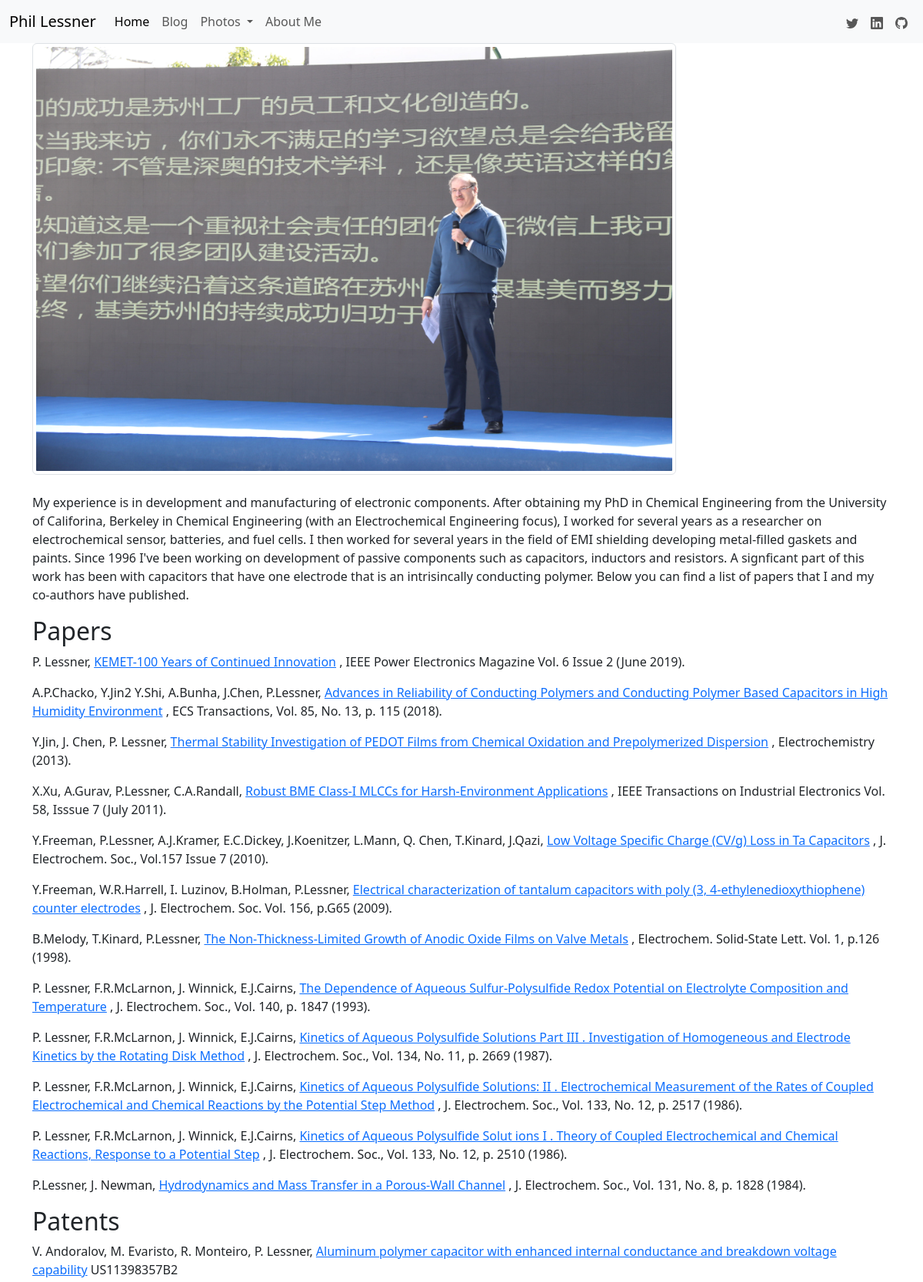
The page /aboutme (upper part) on the database its author committed.
### app/models.py (models this page shows)
class Base(DeclarativeBase):
    pass

class Reference(Base):
    __tablename__ = "references_table"
    id: Mapped[int] = mapped_column(primary_key=True)
    authors: Mapped[str]
    title: Mapped[str]
    refinfo: Mapped[str]
    date: Mapped[str]
    reflink: Mapped[str]
    reftype: Mapped[str]

### flask_app.py (the view)
@app.route("/aboutme")
def about_me():
    templateData = {'title': 'About'}
    templateData.update(about_me_template())
    return render_template('about_me.html', **templateData)

### app/templates/about_me.html
{% extends "base.html" %}
{% block content %}
        <div class="container">
            <img src="/static/images/phil_suzhou.jpg" class="img-thumbnail" width="75%" height="75%", alt="Phil Lessner">
        </div>
        <br>
        <div class="container">
            <p>My experience is in development and manufacturing of
                electronic components. After obtaining my PhD in Chemical Engineering from the
                University of Califorina, Berkeley in Chemical Engineering (with an Electrochemical
                Engineering focus), I worked for several years as a researcher on electrochemical sensor, batteries,
                and fuel cells. I then worked for several years in the field of EMI shielding developing metal-filled
                gaskets and paints. Since 1996 I've been working on development of passive components such as capacitors,
                inductors and resistors. A signficant part of this work has been with capacitors that have one
                electrode that is an intrisincally conducting polymer. Below you can find a list of papers that
                I and my co-authors have published.
            </p>
        </div>
        <div class="container">
            {% for paper in papers %}
                {% if loop.first %}
                    <h2>Papers</h2>
                {% endif %}
                <p>  {{paper.authors}}  <a href= "{{paper.link }}">  {{paper.title }}</a>  {{paper.reference }}
                </p>
            {% endfor %}
            {% for patent in patents %}
                {% if loop.first %}
                    <h2>Patents</h2>
                {% endif %}
                <p>  {{patent.authors}}  <a href= "{{patent.link }}">  {{patent.title }}</a>  {{ patent.reference }}
                </p>
            {% endfor %}
        </div>
{% endblock %}

### app/templates/base.html (shortened to what this page needs)
<!DOCTYPE html>
<html lang="en">
    <head>
        <link href="https://cdn.jsdelivr.net/npm/bootstrap@5.3.3/dist/css/bootstrap.min.css" rel="stylesheet">
    </head>
    <body>
        {% include 'navbar.html' %}
        {% block content %}
        {% endblock %}
    </body>
</html>

### app/templates/navbar.html (shortened to what this page needs)
        <nav class="navbar navbar-expand-lg sticky-top bg-light">
      <div class="container-fluid">
        <a class="navbar-brand" href="/">Phil Lessner</a>
        <div class="collapse navbar-collapse" id="navbarSupportedContent">
          <ul class="navbar-nav me-auto mb-2 mb-lg-0">
            <li class="nav-item">
              <a class="nav-link active" aria-current="page" href="{{ url_for('home') }}">Home</a>
            </li>
            <li class="nav-item">
              <a class="nav-link" href="{{ url_for('blog') }}">Blog</a>
            </li>
            <li class="nav-item dropdown">
          <a class="nav-link dropdown-toggle" href="#" id="navbarDropdown" role="button" data-bs-toggle="dropdown" aria-expanded="false">
            Photos
          </a>
        </li>
            <li class="nav-item">
              <a class="nav-link" href="{{ url_for('about_me') }}">About Me</a>
            </li>
          </ul>
             <ul class="navbar-nav ml-auto nav-flex-icons">
            <li class="nav-item me-3 me-lg-0">
                <a href="https://twitter.com/plessner" class="nav-link" target="_blank" rel="noreferrer noopener">
              </a>
            </li>
            <li class="nav-item me-3 me-lg-0">
            <a href="https://www.linkedin.com/in/philiplessner/" class="nav-link" target="_blank" rel="noreferrer noopener">
              </a>
            </li>
            <li class="nav-item me-3 me-lg-0">
                <a href="https://github.com/philiplessner?tab=repositories" class="nav-link" target="_blank" rel="noreferrer noopener">
              </a>
            </li>
          </ul>
        </div>
      </div>
    </nav>

### rows shown on the page
Reference: shows "Papers", authors "P. Lessner,", title "KEMET-100 Years of Continued Innovation", reference ", IEEE Power Electronics Magazine Vol. 6 Issue 2 (June 2019)."
Reference: authors "A.P.Chacko, Y.Jin2 Y.Shi, A.Bunha, J.Chen, P.Lessner,", title "Advances in Reliability of Conducting Polymers and Conducting Polymer Based Capacitors in High Humidity Environment", reference ", ECS Transactions, Vol. 85, No. 13, p. 115 (2018)."
Reference: authors "Y.Jin, J. Chen, P. Lessner,", title "Thermal Stability Investigation of PEDOT Films from Chemical Oxidation and Prepolymerized Dispersion", reference ", Electrochemistry (2013)."
Reference: authors "X.Xu, A.Gurav, P.Lessner, C.A.Randall,", title "Robust BME Class-I MLCCs for Harsh-Environment Applications", reference ", IEEE Transactions on Industrial Electronics Vol. 58, Isssue 7 (July 2011)."
Reference: authors "Y.Freeman, P.Lessner, A.J.Kramer, E.C.Dickey, J.Koenitzer, L.Mann, Q. Chen, T.Kinard, J.Qazi,", title "Low Voltage Specific Charge (CV/g) Loss in Ta Capacitors", reference ", J. Electrochem. Soc., Vol.157 Issue 7 (2010)."
Reference: authors "Y.Freeman, W.R.Harrell, I. Luzinov, B.Holman, P.Lessner,", title "Electrical characterization of tantalum capacitors with poly (3, 4-ethylenedioxythiophene) counter electrodes", reference ", J. Electrochem. Soc. Vol. 156, p.G65 (2009)."
Reference: authors "B.Melody, T.Kinard, P.Lessner,", title "The Non‐Thickness‐Limited Growth of Anodic Oxide Films on Valve Metals", reference ", Electrochem. Solid-State Lett. Vol. 1, p.126 (1998)."
Reference: authors "P. Lessner, F.R.McLarnon, J. Winnick, E.J.Cairns,", title "The Dependence of Aqueous Sulfur‐Polysulfide Redox Potential on Electrolyte Composition and Temperature", reference ", J. Electrochem. Soc., Vol. 140, p. 1847 (1993)."
Reference: authors "P. Lessner, F.R.McLarnon, J. Winnick, E.J.Cairns,", title "Kinetics of Aqueous Polysulfide Solutions Part III . Investigation of Homogeneous and Electrode Kinetics by the Rotating Disk Method", reference ", J. Electrochem. Soc., Vol. 134, No. 11, p. 2669 (1987)."
Reference: authors "P. Lessner, F.R.McLarnon, J. Winnick, E.J.Cairns,", title "Kinetics of Aqueous Polysulfide Solutions: II . Electrochemical Measurement of the Rates of Coupled Electrochemical and Chemical Reactions by the Potential Step Method", reference ", J. Electrochem. Soc., Vol. 133, No. 12, p. 2517 (1986)."
Reference: authors "P. Lessner, F.R.McLarnon, J. Winnick, E.J.Cairns,", title "Kinetics of Aqueous Polysulfide Solut ions I . Theory of Coupled Electrochemical and Chemical Reactions, Response to a Potential Step", reference ", J. Electrochem. Soc., Vol. 133, No. 12, p. 2510 (1986)."
Reference: authors "P.Lessner, J. Newman,", title "Hydrodynamics and Mass Transfer in a Porous‐Wall Channel", reference ", J. Electrochem. Soc., Vol. 131, No. 8, p. 1828 (1984)."
Reference: authors "V. Andoralov, M. Evaristo, R. Monteiro, P. Lessner,", title "Aluminum polymer capacitor with enhanced internal conductance and breakdown voltage capability", reference "US11398357B2"
